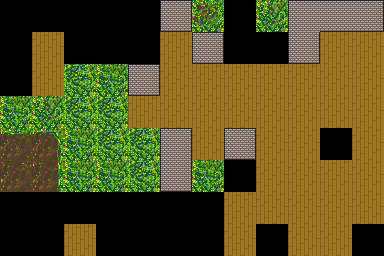

This is a level from a 2D game, rendered from its Tiled map with the project's own tilesets. A one-line summary and the map file follow, with tile-layer data summarised:
An orthogonal 12x8 tile map with 32x32 px tiles, 1 tile layer (Terrain), 5 tilesets and 6 objects (2x Watcher, Player, Portal, Bush, Stone).

<map version="1.0.0" orientation="orthogonal" renderorder="right-down" width="12" height="8" tilewidth="32" tileheight="32" nextobjectid="45">
 <tileset firstgid="1" source="Ground.tsx" />
 <tileset firstgid="45" name="objects" tilewidth="32" tileheight="32" tilecount="16" columns="4">
  <image source="../../media/tilesets/objects.png" width="128" height="128" />
  <tile id="0">
   <properties>
    <property name="tag" value="bush" />
   </properties>
  </tile>
  <tile id="1">
   <properties>
    <property name="tag" value="sto" />
   </properties>
  </tile>
 </tileset>
 <tileset firstgid="61" name="Enemies" tilewidth="32" tileheight="32" tilecount="8" columns="2">
  <image source="../../media/tilesets/pacer.png" width="64" height="128" />
 </tileset>
 <tileset firstgid="69" name="Player" tilewidth="32" tileheight="32" tilecount="8" columns="4">
  <image source="../../media/tilesets/purple_man.png" width="128" height="64" />
 </tileset>
 <tileset firstgid="77" name="watcher" tilewidth="32" tileheight="32" tilecount="10" columns="2">
  <image source="../../media/tilesets/watcher.png" width="64" height="160" />
 </tileset>
 <layer name="Terrain" width="12" height="8">
  <data>[96 cells, 96 non-empty, 16 distinct tile ids]</data>
 </layer>
 <objectgroup name="Triggers" />
 <objectgroup name="Enemies">
  <object id="38" name="Watcher" type="Watcher" gid="77" x="160" y="64" width="32" height="32">
   <properties>
    <property name="facing" value="west" />
   </properties>
  </object>
  <object id="43" name="Watcher" type="Watcher" gid="81" x="192" y="192" width="32" height="32">
   <properties>
    <property name="facing" value="east" />
   </properties>
  </object>
 </objectgroup>
 <objectgroup name="Player">
  <object id="16" name="Player" type="Player" gid="69" x="320" y="192" width="32" height="32">
   <properties>
    <property name="rocks" type="int" value="2" />
   </properties>
  </object>
 </objectgroup>
 <objectgroup name="Props">
  <object id="14" name="Portal" type="Portal" gid="47" x="0" y="192" width="32" height="32" />
  <object id="24" name="Bush" type="Bush" gid="45" x="256" y="32" width="32" height="32" />
  <object id="36" name="Stone" type="Stone" gid="46" x="288" y="192" width="32" height="32" />
 </objectgroup>
</map>
